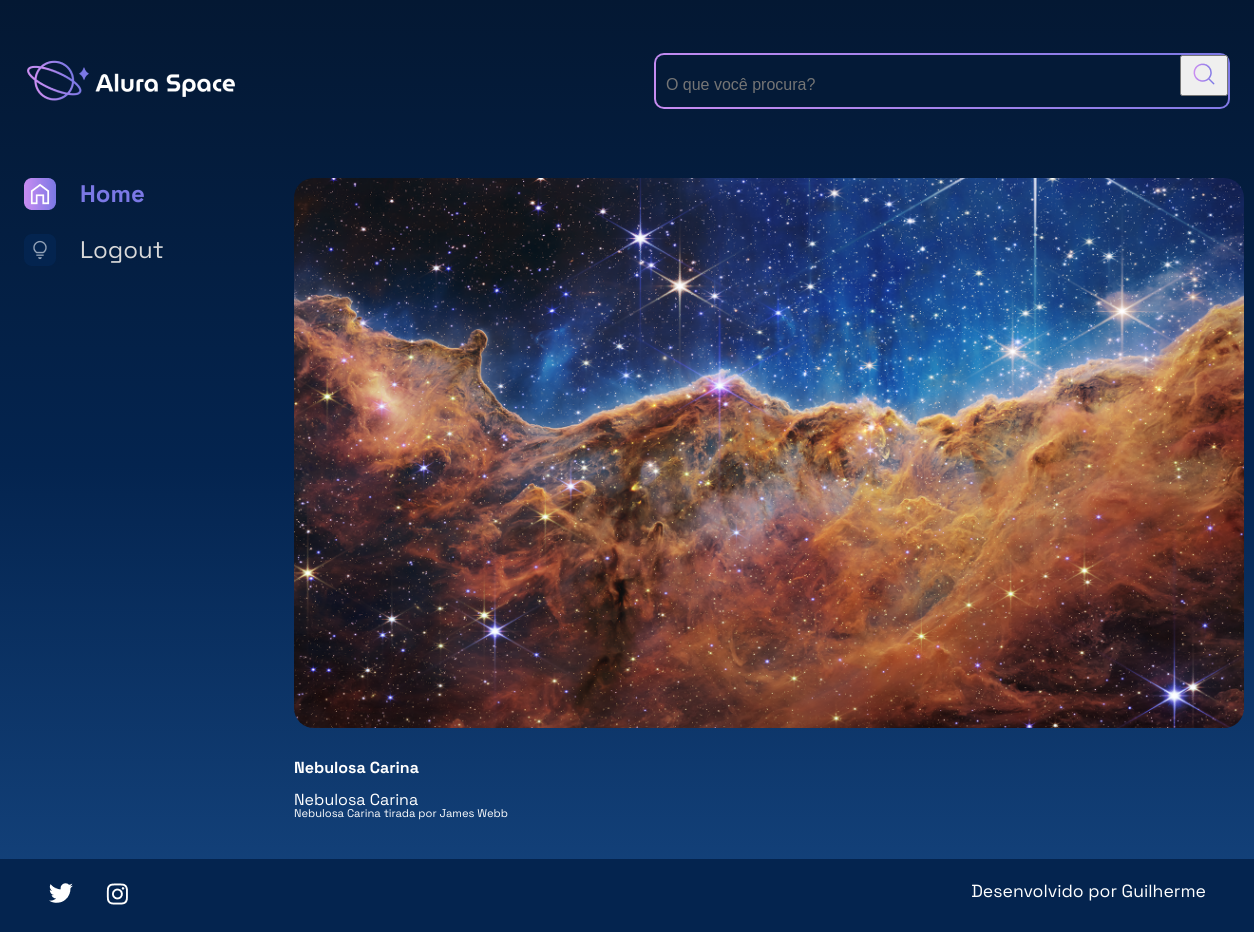
Screenshot of /imagem/2 with the database file from the repository.
### galeria/models.py (models this page shows, shortened)
class Fotografia(models.Model):
    OPCOES_CATEGORIA = [
        ("NEBULOSA", "Nebulosa"),
        ("ESTRELA", "Estrela"),
        ("GALÁXIA", "Galáxia"),
        ("PLANETA", "Planeta")
    ]
    nome = models.CharField(max_length=100, null=False, blank=False)
    legenda = models.CharField(max_length=200, null=False, blank=False)
    categoria = models.CharField(max_length=150, choices=OPCOES_CATEGORIA, default="")
    descricao = models.TextField(null=False, blank=False)
    foto = models.ImageField(upload_to="fotos/%Y/%m/%d/", blank=True)
    ativo = models.BooleanField(default=False)
    data_fotografia = models.DateField(default=datetime.now(), blank=False)

### galeria/views.py (the view)
# urls.py: path('imagem/<foto_id>', imagem, name="imagem"),
def imagem(request, foto_id):
    fotografia = get_object_or_404(Fotografia, pk=foto_id)
    return render(request, 'galeria/imagem.html', {"fotografia": fotografia})

### templates/galeria/imagem.html
{% extends 'galeria/base.html'%}
{% load static %}
{% block content%}
<div class="pagina-inicial">
    {% include 'partials/_header.html' %}
    <main class="principal">
        {% include 'partials/_menu-lateral.html' %}
        <section class="conteudo">
            <section class="imagem">
                <div class="imagem__conteudo">
                    {% if fotografia.foto == "" or fotografia.foto == null %}
                    <img class="imagem__imagem" src="{% static '/assets/imagens/galeria/not-found.png' %}">
                    {% else %}
                    <img class="imagem__imagem" src="{{fotografia.foto.url}}">
                    {% endif %}
                    <div class="imagem__info">
                        <div class="imagem__texto">
                            <p class="imagem__titulo">{{fotografia.nome}}</p>
                            <p class="imagem__texto">{{fotografia.legenda}}</p>
                            <p class="imagem__descricao">{{fotografia.descricao}}</p>
                        </div>
                    </div>
                </div>
            </section>
        </section>
    </main>
</div>
{% endblock %}

### setup/static/styles/style.css (style rules this page uses)
html, body, div, span, applet, object, iframe, h1, h2, h3, h4, h5, h6, p, blockquote, pre, a, abbr, acronym, address, big, cite, code, del, dfn, em, img, ins, kbd, q, s, samp, small, strike, strong, sub, sup, tt, var, b, u, i, center, dl, dt, dd, ol, ul, li, fieldset, form, label, legend, table, caption, tbody, tfoot, thead, tr, th, td, article, aside, canvas, details, embed, figure, figcaption, footer, header, hgroup, menu, nav, output, ruby, section, summary, time, mark, audio, video { margin: 0; padding: 0; border: 0; font-size: 100%; font: inherit; vertical-align: baseline; }
article, aside, details, figcaption, figure, footer, header, hgroup, menu, nav, section { display: block; }
body { line-height: 1; font-family: 'Space Grotesk', sans-serif; min-height: 100vh; background: linear-gradient(#041833, #04244F, #154580); background-repeat: no-repeat; background-position: center; background-size: cover; }
.imagem { display: flex; justify-content: center; align-items: center; }
.imagem__conteudo { background-color: transparent; display: flex; flex-direction: column; border-radius: 20px 20px 0 0; width: 950px; }
.imagem__imagem { width: 100%; border-radius: 20px; }
.imagem__info { font-size: 1.2rem; display: flex; justify-content: space-between; align-items: center; margin-bottom: 1rem; margin-top: 1rem; }
.imagem__texto { display: flex; flex-direction: column; justify-content: space-between; color: #FFFFFF; margin-top: 0.5rem; }
.imagem__titulo { font-weight: bold; line-height: 2rem; color: #FFFFFF; }
.imagem__texto { font-size: 1rem; }
.imagem__descricao { font-size: 0.7rem; }
.pagina-inicial { max-width: 1440px; padding: 1.5rem; margin: 0 auto; }
.principal { display: flex; justify-content: space-between; }

### rows the page displays
Fotografia: foto (picture), nome "Nebulosa Carina", legenda "Nebulosa Carina", descricao "Nebulosa Carina tirada por James Webb"
